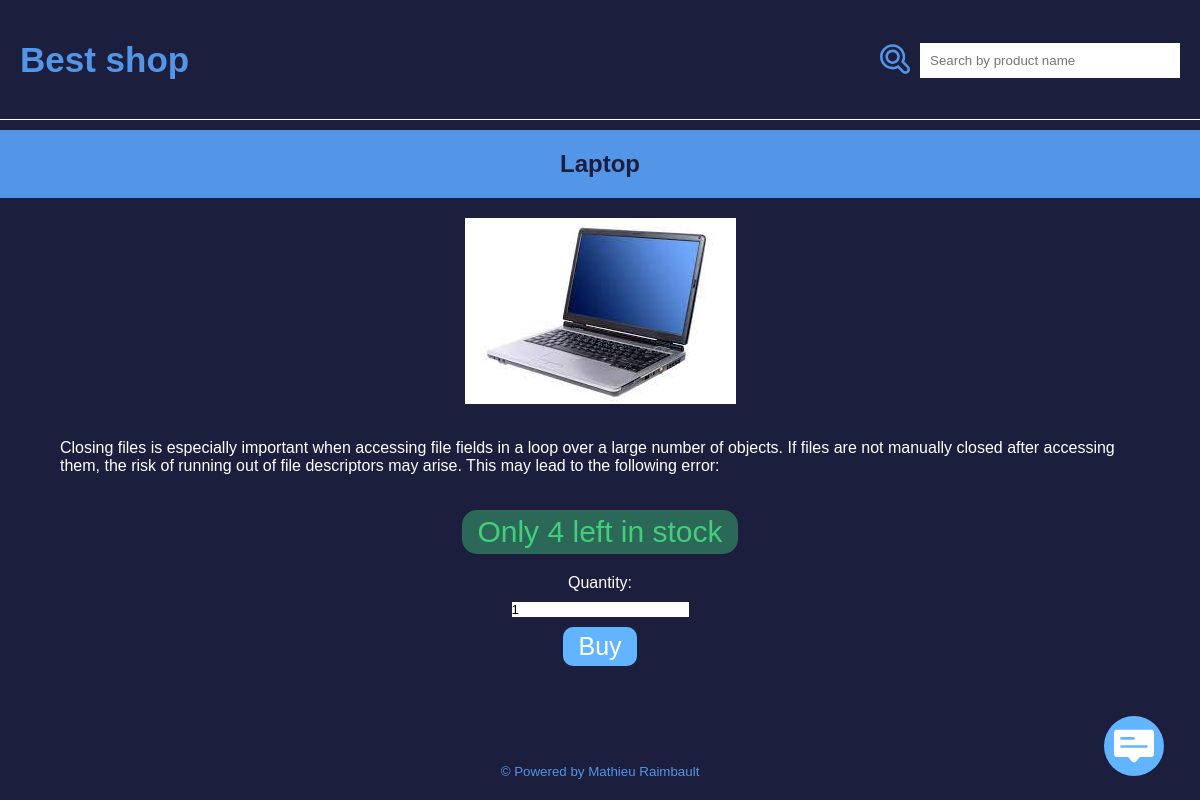
Screenshot of /shop/2 with the database file from the repository.
### shop/models.py (models this page shows, shortened)
class Product(models.Model):
    title = models.CharField(max_length=50)
    description = models.TextField()
    price = models.FloatField(validators=[validators.MinValueValidator(0)])
    quantity = models.IntegerField(validators=[validators.MinValueValidator(0)])
    image = models.FileField(upload_to="products")

### shop/views.py (the view)
# urls.py: path('<int:id>', views.get, name='get'),
def get(request, id):
    product = get_object_or_404(Product, id=id, quantity__gt=0)
    form = BuyProductForm()
    return render(request, "shop/product.html", { 'product' : product, 'form': form })

### shop/forms.py
class BuyProductForm(forms.Form):
    quantity = forms.IntegerField(label='Quantity', initial=1)

### shop/templates/shop/product.html
{% extends "./_layout.html" %} {% block content %}
<section>
	<h1 class="banner-title">{{ product.title }}</h1>
	<div class="product--content">
		<img src="{{MEDIA_URL}}{{ product.image }}" />
		<p class="product--description">{{ product.description }}</p>
		<footer>
			<p class="product--important">
				Only {{ product.quantity }} left in stock
			</p>
			<form
				class="product--form"
				method="POST"
				action="/shop/buy/{{ product.id }}"
			>
				{% csrf_token %} {{ form }}
				<button class="cta-buy" type="submit">Buy</button>
			</form>
		</footer>
	</div>
</section>
{% endblock %}

### shop/static/shop/style/index.css (style rules this page uses)
* { margin: 0; padding: 0; font-family: sans-serif; }
input { border: none; }
body { background: #1c1e3d; min-height: 100vh; display: flex; flex-direction: column; }
.banner-title { background-color: #5395e7; color: #1c1e3d; text-align: center; padding: 20px 0; margin: 10px 0; }
.product--content { display: flex; flex-direction: column; align-items: center; padding: 10px 5vw; color: white; gap: 15px; }
.product--description { padding: 20px 0; }
.product--important { font-size: 30px; color: #41cf7c; background-color: #41cf7c6b; padding: 5px 15px; border-radius: 15px; }
.product--form { display: flex; flex-direction: column; align-items: center; padding: 20px 0; gap: 10px; }
.cta-buy { padding: 5px 15px; background: #63b4ff; color: white; border: none; font-size: 25px; border-radius: 10px; cursor: pointer; }

### rows the page displays
Product: title "Laptop", image (picture), description "Closing files is especially important when accessing file fields in a loop over a large number of objects. If files are not manually closed after accessing them, the risk of running out of file descriptors may arise. This may lead to the following error:", quantity "4"
